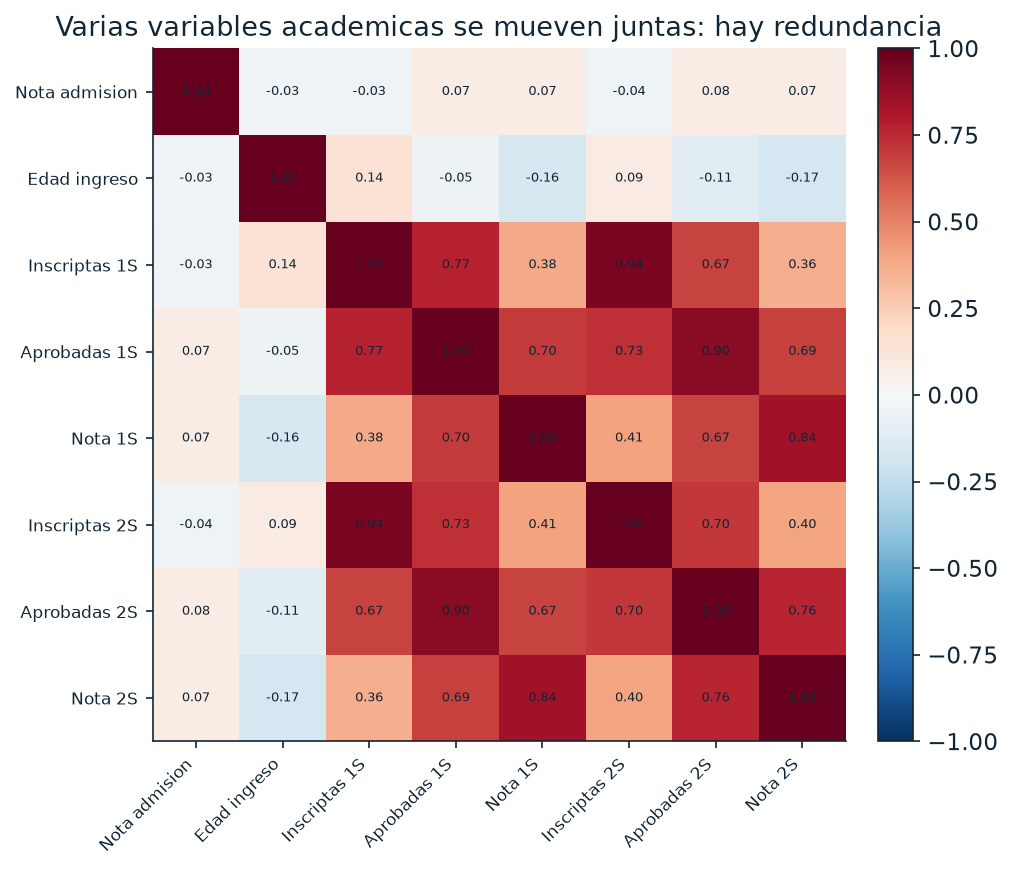
#> input picture clases/clase-10/assets/figures/clase10_correlaciones.png, 1013 x 870 px; its folder holds 5 pictures in this run
$ python _regen_recortes.py
#> lines starting #> are read from the running program, lines starting #| are printed output that depends on the picture
# -*- coding: utf-8 -*-
"""Assets presentacion-especificos de la Clase 10.

Genera, a partir de las figuras originales de clases/clase-10/assets/figures/:
  1. las versiones *_notitle.png, sin el titulo embebido (el titular lo lleva la slide);
  2. gif_errores_tira.png, tres fotogramas del gif de la rotacion puestos en secuencia.

Las figuras originales NO se tocan. Correr desde clases/clase-10/slides/:
    python assets/_regen_recortes.py
"""
from pathlib import Path
from PIL import Image, ImageSequence, ImageChops
import numpy as np

SLIDES = Path(__file__).resolve().parent.parent
FIGS = SLIDES.parent / "assets" / "figures"

# Figuras cuyo titulo de matplotlib/plotly hay que recortar
CON_TITULO = ["clase10_correlaciones", "clase10_pca2d", "clase10_biplot",
              "clase10_score_termino", "clase10_reconstruccion", "clase10_no_lineales", "clase10_3d"]

# Recortes que necesitan un corte manual, porque el titulo queda pegado al plot
# y no hay una fila blanca que separe las dos bandas (bbox_inches="tight").
MANUAL = {"clase10_correlaciones": 32, "clase10_score_termino": 46}


def filas_con_tinta(im):
    a = np.array(im.convert("RGB"))
    return (a.min(axis=2) < 240).any(axis=1)


def recortar(nombre):
#> called with nombre = 'clase10_correlaciones'
    im = Image.open(FIGS / (nombre + ".png")).convert("RGB")
    tinta = filas_con_tinta(im)
    i = int(np.argmax(tinta))                      # primera fila con contenido: arranca el titulo
#> i = 14
    if nombre in MANUAL:
        corte = i + MANUAL[nombre]
#> corte = 46
    else:
        j = i
        while j < len(tinta) and tinta[j]:
            j += 1                                  # fin de la banda del titulo
        corte = max(0, j - 2)
    salida = SLIDES / (nombre + "_notitle.png")
    im.crop((0, corte, im.width, im.height)).save(salida)
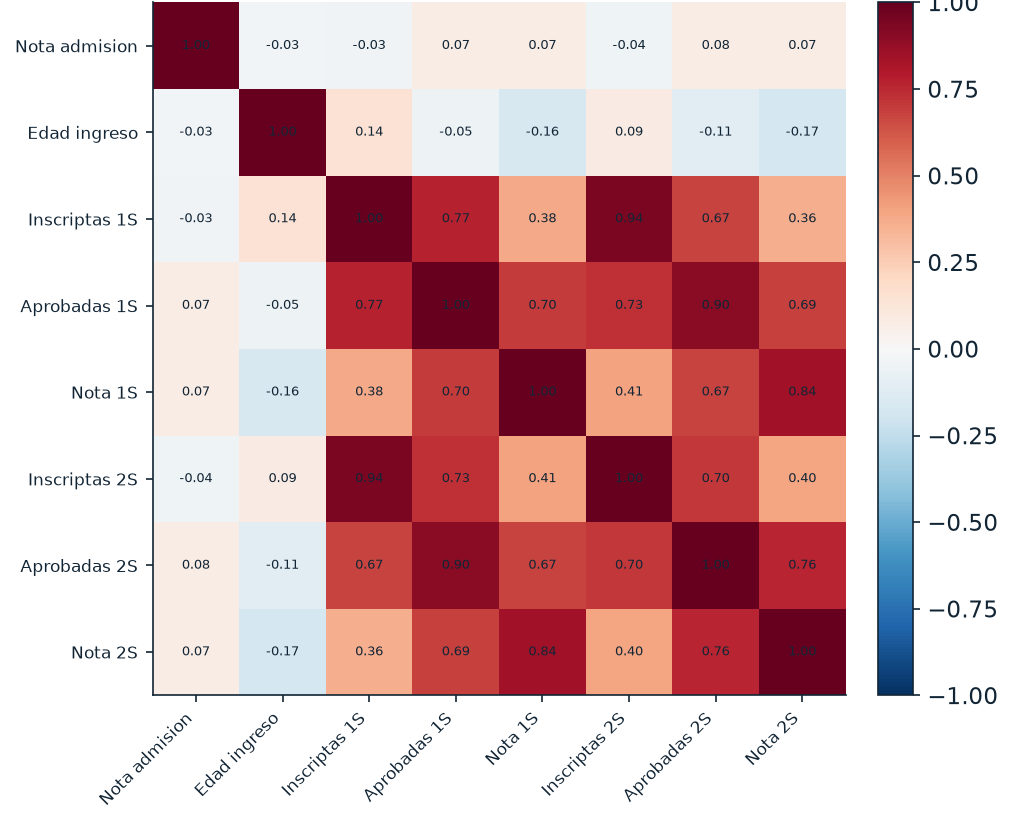
#> saved as clase10_correlaciones_notitle.png: PIL image 1013x824 RGB; mean R, G, B 217.3, 177.3, 179.3
    return salida


def recortar_margenes(ruta):
    im = Image.open(ruta).convert("RGB")
    fondo = Image.new("RGB", im.size, (255, 255, 255))
    bbox = ImageChops.difference(im, fondo).convert("L").point(lambda v: 255 if v > 8 else 0).getbbox()
    if bbox:
        im.crop(bbox).save(ruta)


def tira_del_gif(n_frames=3, ancho_util=0.72):
    g = Image.open(FIGS / "PCA-errors.gif")
    frames = [f.convert("RGB") for f in ImageSequence.Iterator(g)]
    idx = [int(k * len(frames) / n_frames) for k in range(n_frames)]
    sel = [frames[k].crop((0, 0, int(frames[k].width * ancho_util), frames[k].height)) for k in idx]
    w, h = sel[0].size
    tira = Image.new("RGB", (w * len(sel), h), "white")
    for n, f in enumerate(sel):
        tira.paste(f, (n * w, 0))
    tira.save(SLIDES / "gif_errores_tira.png")


if __name__ == "__main__":
    for nombre in CON_TITULO:
#> (the run stopped early here; a loop or call above may not have finished)
